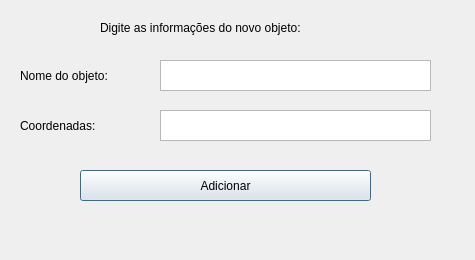
<?xml version="1.0" encoding="UTF-8"?>
<ui version="4.0">
 <class>ObjectScreen</class>
 <widget class="QDialog" name="ObjectScreen">
  <property name="geometry">
   <rect>
    <x>0</x>
    <y>0</y>
    <width>475</width>
    <height>260</height>
   </rect>
  </property>
  <property name="windowTitle">
   <string>Novo Objeto</string>
  </property>
  <property name="toolTip">
   <string/>
  </property>
  <property name="toolTipDuration">
   <number>-1</number>
  </property>
  <property name="statusTip">
   <string/>
  </property>
  <property name="autoFillBackground">
   <bool>false</bool>
  </property>
  <property name="styleSheet">
   <string notr="true"/>
  </property>
  <widget class="QLabel" name="lbl_desc">
   <property name="geometry">
    <rect>
     <x>100</x>
     <y>20</y>
     <width>261</width>
     <height>16</height>
    </rect>
   </property>
   <property name="text">
    <string>Digite as informações do novo objeto:</string>
   </property>
  </widget>
  <widget class="QLabel" name="lbl_object_name">
   <property name="geometry">
    <rect>
     <x>20</x>
     <y>60</y>
     <width>131</width>
     <height>31</height>
    </rect>
   </property>
   <property name="text">
    <string>Nome do objeto:</string>
   </property>
  </widget>
  <widget class="QPushButton" name="btn_add">
   <property name="geometry">
    <rect>
     <x>80</x>
     <y>170</y>
     <width>291</width>
     <height>31</height>
    </rect>
   </property>
   <property name="cursor">
    <cursorShape>PointingHandCursor</cursorShape>
   </property>
   <property name="text">
    <string>Adicionar</string>
   </property>
  </widget>
  <widget class="QLabel" name="lbl_coord">
   <property name="geometry">
    <rect>
     <x>20</x>
     <y>110</y>
     <width>131</width>
     <height>31</height>
    </rect>
   </property>
   <property name="text">
    <string>Coordenadas:</string>
   </property>
  </widget>
  <widget class="QTextEdit" name="txt_object_name">
   <property name="geometry">
    <rect>
     <x>160</x>
     <y>60</y>
     <width>271</width>
     <height>31</height>
    </rect>
   </property>
   <property name="acceptDrops">
    <bool>false</bool>
   </property>
   <property name="undoRedoEnabled">
    <bool>false</bool>
   </property>
   <property name="placeholderText">
    <string extracomment="Testes"/>
   </property>
  </widget>
  <widget class="QTextEdit" name="txt_coord">
   <property name="geometry">
    <rect>
     <x>160</x>
     <y>110</y>
     <width>271</width>
     <height>31</height>
    </rect>
   </property>
   <property name="acceptDrops">
    <bool>false</bool>
   </property>
   <property name="statusTip">
    <string/>
   </property>
   <property name="styleSheet">
    <string notr="true">Testes</string>
   </property>
   <property name="undoRedoEnabled">
    <bool>false</bool>
   </property>
  </widget>
 </widget>
 <resources/>
 <connections/>
</ui>
